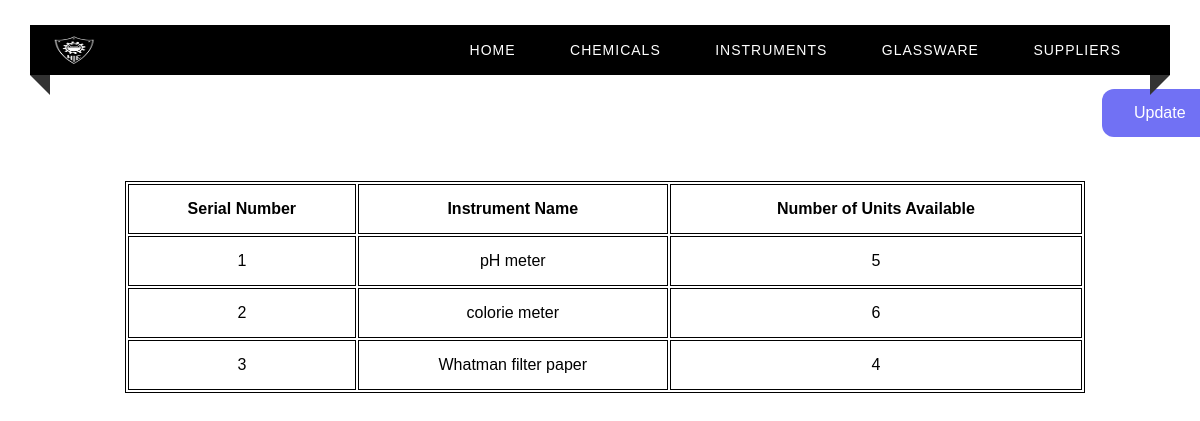
/instruments, run on an earlier commit of the app's database.
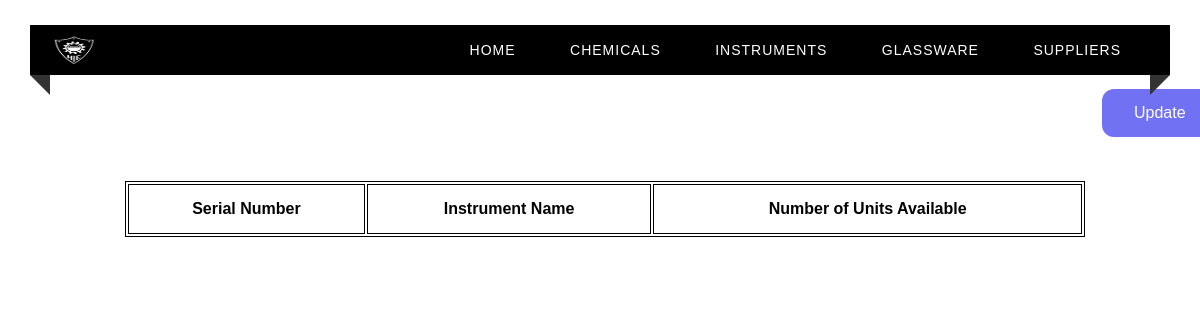
And on a later commit of the database.
### tables this page shows
CREATE TABLE INSTRUMENT(
    Sno INTEGER(3) UNIQUE ,
    Inst_Name VARCHAR(50) primary key,
    Number_Of_Units_Present INTEGER(3)
);

### app.py (the view)
@app.route("/instruments")
def instruments() :
    c = get_db()
    cur = c.cursor()
    cur.execute("SELECT * from INSTRUMENT")
    return render_template("instruments.html",test=cur.fetchall())

### app.py (called while the page is built)
def get_db():
    db = getattr(g, '_database', None)
    if db is None:
        db = g._database = sqlite3.connect(DATABASE)
    return db

@app.teardown_appcontext
def close_connection(exception):
    db = getattr(g, '_database', None)
    if db is not None:
        db.close()

### templates/instruments.html (shortened to what this page needs)
<html>
<head>
    <link rel="stylesheet" type="text/css" href="../static/home.css">
</head>
<body>
<div class="custom-padding">
        <nav>
            <div class="logo"><img src = "../static/nieLogo.png" width = "45px", height = "30px"></div>
            <ul class="menu-area">
                <li><a href="/">Home</a></li>
                <li><a href="/chemicals">Chemicals</a></li>
                <li><a href="/instruments">Instruments</a></li>
                <li><a href="/glassware">Glassware</a></li>
                <li><a href="/suppliers">Suppliers</a></li>
            </ul>
        </nav>
        <a href="/login" class="button">Update</a>
        <div class="tab">
          <table align="center" style="margin-left : 125px; margin-top : 50px;">
              <th>Serial Number</th>
              <th>Instrument Name </th>
              <th>Number of Units Available</th>
            {% for row in test %}
            <tr>
                <td> {{ row[0] }}</td>
                <td> {{ row[1] }}</td>
                <td> {{ row[2] }}</td>
            </tr>
            {% endfor %}
          </table>
        </div>
    </div>
</body>
</html>

What changed in the data, as far as the page shows it:
removed INSTRUMENT: Sno "1", Inst_Name "pH meter", Number_Of_Units_Present "5"
removed INSTRUMENT: Sno "2", Inst_Name "colorie meter", Number_Of_Units_Present "6"
removed INSTRUMENT: Sno "3", Inst_Name "Whatman filter paper", Number_Of_Units_Present "4"
